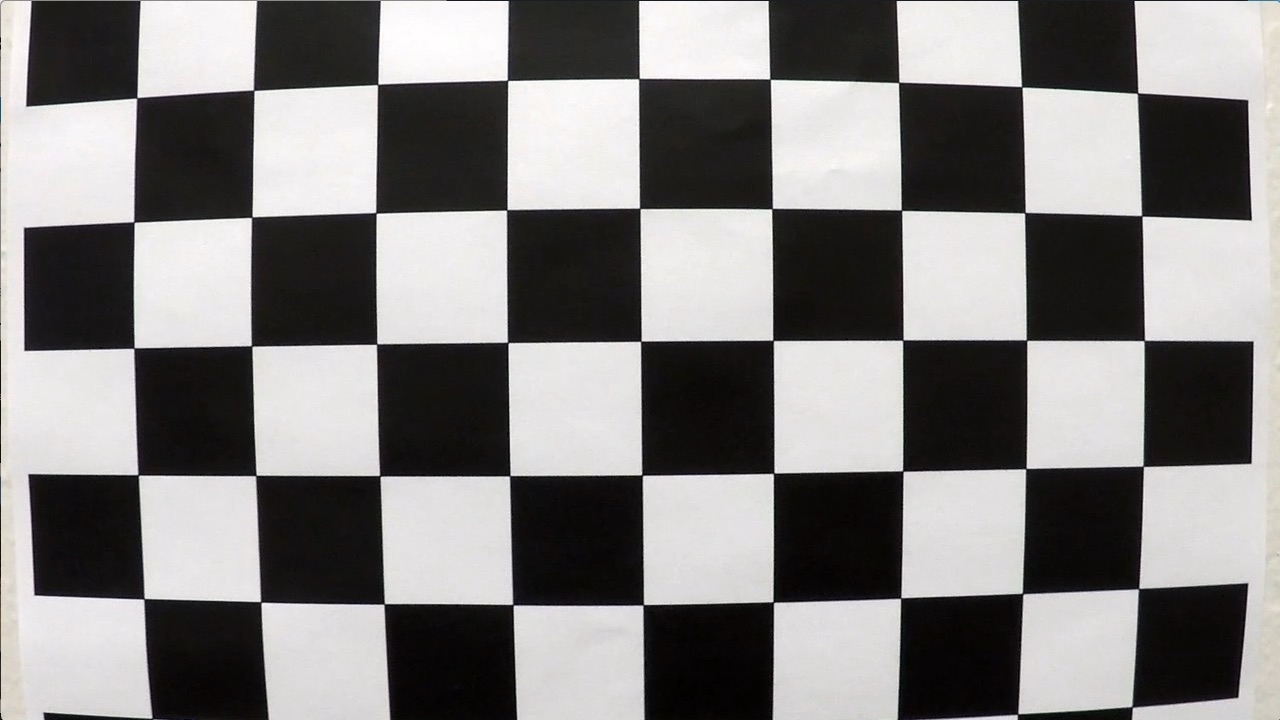
#> input picture calibration_images/calibration1.jpg, 1280 x 720 px; its folder holds 4 pictures in this run
$ jupyter execute --allow-errors Camera-Calibration.ipynb   (shell and % lines are left out)
#> lines starting #> are read from the running program, lines starting #| are printed output that depends on the picture
## Calibrating Camera Images
### Using Computer Vision Techniques

In this notebook we'll craft a computer vision process for calibrating camera images, for removing distortion with lense correction.

[cell 1]
# Import libraries
import numpy as np
import cv2
import matplotlib.image as mpimg
import matplotlib.pyplot as plt

[cell 2]
# define paths
calib_path = "./calibration_images/"
test_path = "./test_images/"

[cell 3]
# plotting function for images
def plot(images, no_rows, no_cols, width = 10., height = 4., color='gray'):
    fig = plt.figure(1, (width, height))
    i = 0

    for image in images:
        sub = fig.add_subplot(no_rows, no_cols, i + 1)
        sub.imshow(image, color)
        sub.axis("off")
        i += 1

    plt.show()

[cell 4]
# Populate images
import os
calib_files = os.listdir(calib_path)
#> (the rest of this cell did not finish here and is left out)

[cell 5]
img_shape = mpimg.imread(os.path.join(calib_path, calib_files[0])).shape
print("Image shape: [{}]".format(img_shape))
#| Image shape: [(720, 1280, 3)]

[cell 6]
# plot some calibration images
calib_images = [mpimg.imread(os.path.join(calib_path, x)) for x in calib_files]
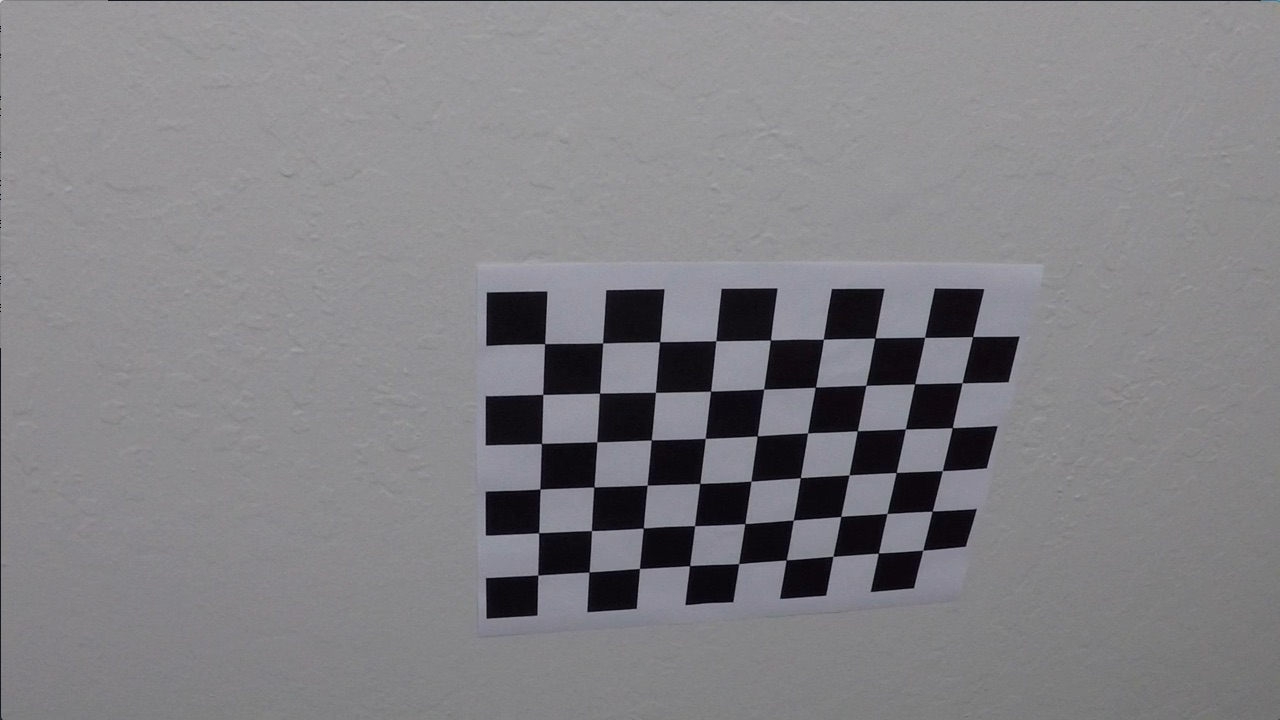
#> input picture calibration_images/calibration10.jpg, 1280 x 720 px
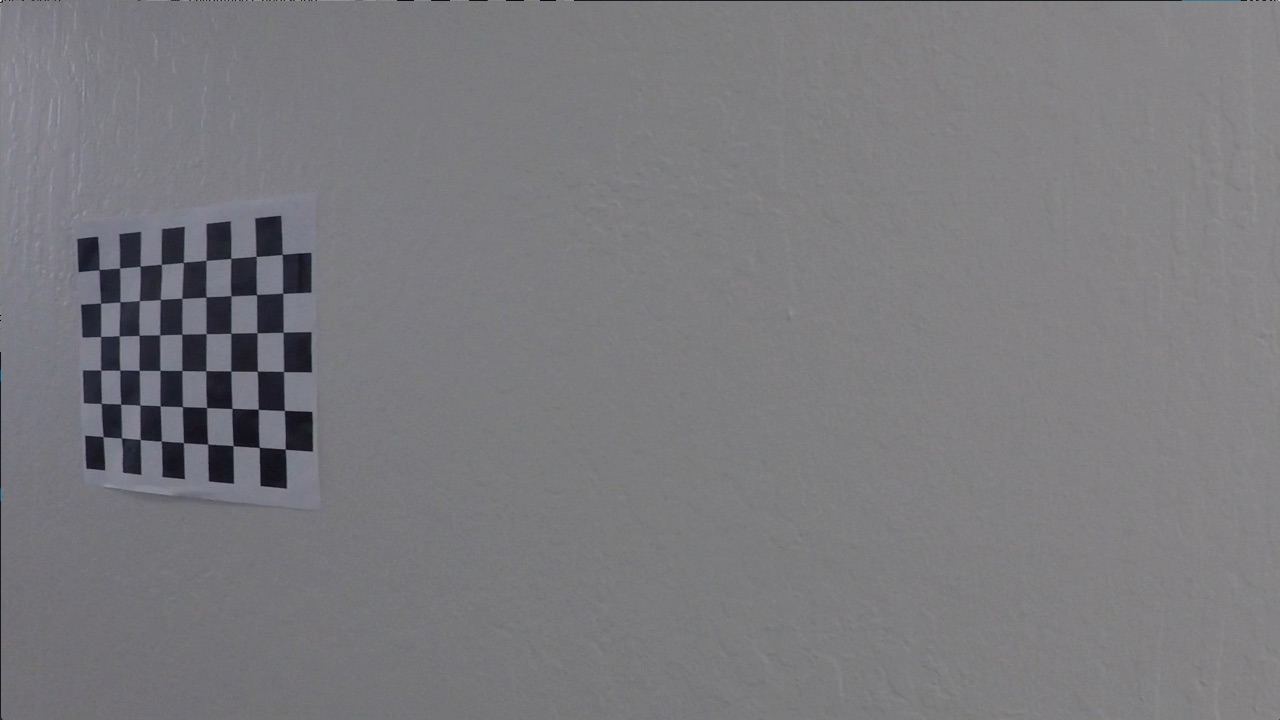
#> input picture calibration_images/calibration11.jpg, 1280 x 720 px
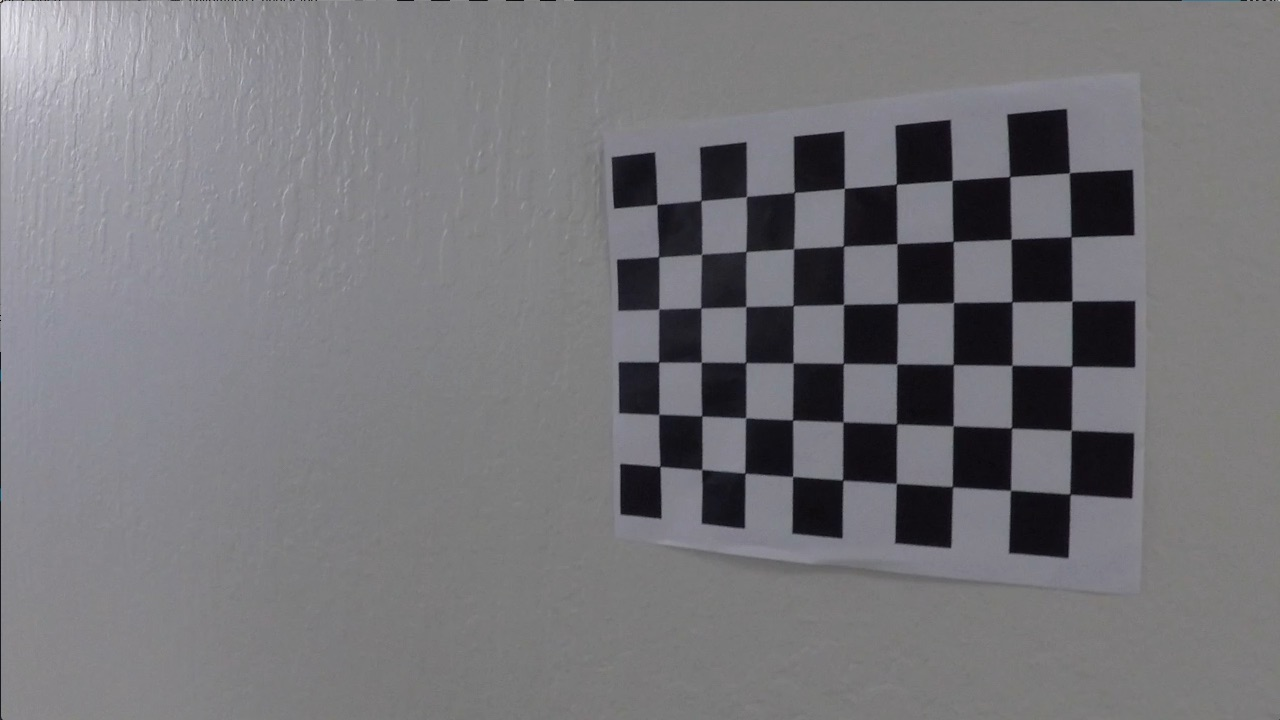
#> input picture calibration_images/calibration12.jpg, 1280 x 720 px
plot(calib_images, 4, 5, width = 12., height = 6.)
#> the loop in plot, `for image in images:` made 4 passes
#> after the loop in plot, `for image in images:`: i = 4
#> in plot, `plt.show()`:
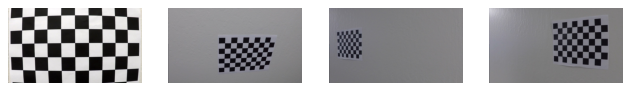
#> figure drawn by matplotlib, 4 panels
#> further down, img is the input picture: shape (720, 1280, 3); mean R, G, B 130.1, 128.4, 127.8

[cell 7]
# Define chessboard parameters
nb_cornerx = 9
nb_cornery = 6

[cell 8]
# Define corner detection

def find_corners(img, dimensions):
    # Define translation and distortion parameters
#> called with dimensions = (9, 6)
    objpoints = []
    imgpoints = []

    objp = np.zeros((dimensions[1] * dimensions[0], 3), np.float32)
    objp[:,:2] = np.mgrid[0:dimensions[0], 0:dimensions[1]].T.reshape(-1, 2) # x,y coordinates

    gray = cv2.cvtColor(img, cv2.COLOR_RGB2GRAY)

    [ret, corners] = cv2.findChessboardCorners(gray, dimensions, None)
#> ret = False; corners = None

    return [ret, objp, corners]

[cell 9]
# find corners in calibration images and plot them

sampled_images = []

def process_image(img):

    [ret, objpoints, corners] = find_corners(img, (nb_cornerx, nb_cornery))
#> ret = False; objpoints = 54 rows, first 8: [0, 0, 0], [1, 0, 0], [2, 0, 0], [3, 0, 0], [4, 0, 0], [5, 0, 0], [6, 0, 0], [7, 0, 0]
    if (ret == True):
        img = cv2.drawChessboardCorners(img, (nb_cornerx, nb_cornery), corners, ret)

    return img

#> (the rest of this cell did not finish here and is left out)

[cell 10]
### Define calibration and distortion methods ###

# calibrate camera using chessboard calibration images
def calibrate_camera(images):
    objpoints = []
    imgpoints = []

    for img in images:
        img_size = (img.shape[1], img.shape[0])

        [ret, points, corners] = find_corners(img, (nb_cornerx, nb_cornery))

        if (ret == True):
            objpoints.append(points)
            imgpoints.append(corners)
#> this loop made 4 passes
#> ret on passes 1 to 4: False, True, True, True
#> after the loop, imgpoints = 3 items; objpoints = 3 items

    [ret, mtx, dist, rvecs, tvecs] = cv2.calibrateCamera(objpoints, imgpoints, img_size, None, None)
#> ret = 1.03; mtx = [[1165.6, 0, 727.6], [0, 1156, 358.5], [0, 0, 1]]; dist = [[-0.293, 0.307, -0.00319, 0.005, -0.525]]; rvecs = ([0.48, -0.274, 0.0473], [0.00453, 0.394, -0.00586], [0.0145, 0.61, 0.0035]); tvecs = ([-3.09, -0.258, 19.56], [-18.71, -2.62, 31.34], [-1.31, -2.95, 21.96])

    return [mtx, dist]

# undistort images using translation coefficients
def undistort(img, mtx, dist):
    return cv2.undistort(img, mtx, dist, None, mtx)

[cell 11]
# test undistortion on images

test_sampled = []

# calibrate camera
[mtx, dist] = calibrate_camera(calib_images)
#> mtx = [[1165.6, 0, 727.6], [0, 1156, 358.5], [0, 0, 1]]; dist = [[-0.293, 0.307, -0.00319, 0.005, -0.525]]

#> (the rest of this cell did not finish here and is left out)
